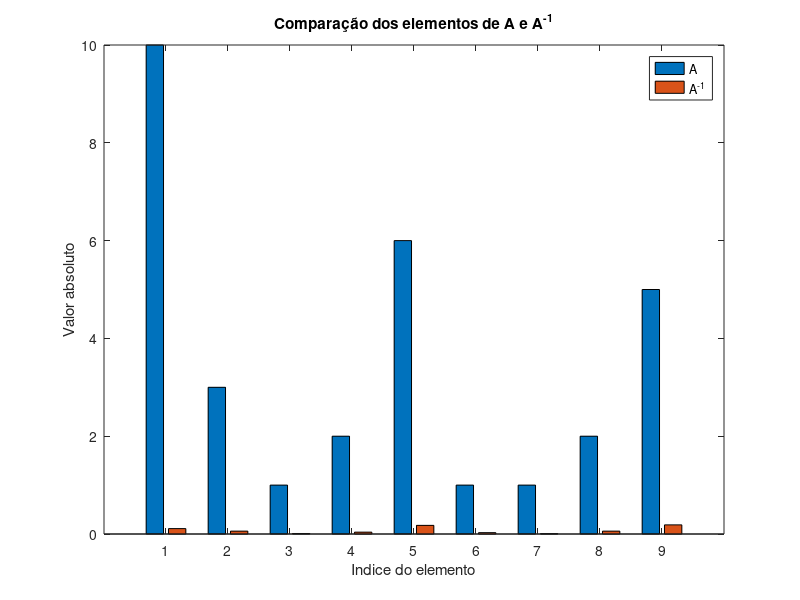

MATLAB code for this plot:
% Montar a matriz A
A = [10, 2, -1;
     -3, -6, 2;
     1, 1, 5];

% Criar a matriz aumentada com a matriz identidade
n = length(A);
augmented_matrix = [A, eye(n)];

% Função para aplicar o método de Gauss-Jordan sem pivoteamento
function aug_matrix = gauss_jordan_without_pivoting(aug_matrix)
  n = length(aug_matrix(:, 1));
  for k = 1:n
    % Dividir a linha pelo elemento da diagonal
    aug_matrix(k, :) = aug_matrix(k, :) / aug_matrix(k, k);

    % Zerar os elementos abaixo e acima da diagonal
    for i = [1:(k - 1), (k + 1):n]
      aug_matrix(i, :) = aug_matrix(i, :) - aug_matrix(i, k) * aug_matrix(k, :);
    end
  end
endfunction

% Aplicar o método de Gauss-Jordan sem pivoteamento
augmented_matrix = gauss_jordan_without_pivoting(augmented_matrix);

% Obter a matriz inversa de A
A_inv = augmented_matrix(:, (n + 1):(2 * n));

% Exibir a matriz inversa
disp("A matriz inversa de A é:");
disp(A_inv);

% Verificar o resultado multiplicando A por A_inv
result = A * A_inv;

% Exibir o resultado da multiplicação
disp("O resultado de [A][A]^(-1) e:");
disp(result);

% Criar uma matriz contendo os elementos absolutos de A e A_inv
bar_matrix = [abs(A(:)), abs(A_inv(:))];

% Criar um gráfico de barras
bar(bar_matrix);

% Configurar o gráfico
xlabel('Indice do elemento');
ylabel('Valor absoluto');
legend({'A', 'A^{-1}'});
title('Comparação dos elementos de A e A^{-1}');
